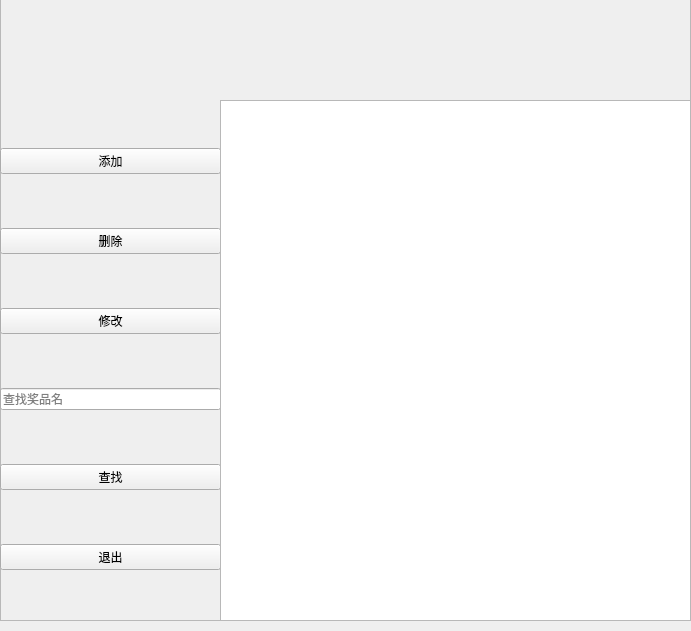
<?xml version="1.0" encoding="UTF-8"?>
<ui version="4.0">
 <class>Managegoods</class>
 <widget class="QWidget" name="Managegoods">
  <property name="geometry">
   <rect>
    <x>0</x>
    <y>0</y>
    <width>691</width>
    <height>631</height>
   </rect>
  </property>
  <property name="minimumSize">
   <size>
    <width>691</width>
    <height>631</height>
   </size>
  </property>
  <property name="maximumSize">
   <size>
    <width>691</width>
    <height>631</height>
   </size>
  </property>
  <property name="windowTitle">
   <string>奖品管理</string>
  </property>
  <property name="windowIcon">
   <iconset resource="res.qrc">
    <normaloff>:/icon.jpg</normaloff>:/icon.jpg</iconset>
  </property>
  <widget class="QFrame" name="frame">
   <property name="geometry">
    <rect>
     <x>0</x>
     <y>-10</y>
     <width>691</width>
     <height>631</height>
    </rect>
   </property>
   <property name="styleSheet">
    <string notr="true">background-image: url(:/login.png);</string>
   </property>
   <property name="frameShape">
    <enum>QFrame::StyledPanel</enum>
   </property>
   <property name="frameShadow">
    <enum>QFrame::Raised</enum>
   </property>
  </widget>
  <widget class="QWidget" name="widget" native="true">
   <property name="geometry">
    <rect>
     <x>0</x>
     <y>-10</y>
     <width>221</width>
     <height>111</height>
    </rect>
   </property>
   <property name="styleSheet">
    <string notr="true">image: url(:/title.png);</string>
   </property>
  </widget>
  <widget class="QWidget" name="widget_3" native="true">
   <property name="geometry">
    <rect>
     <x>220</x>
     <y>-10</y>
     <width>461</width>
     <height>111</height>
    </rect>
   </property>
  </widget>
  <widget class="QWidget" name="widget_2" native="true">
   <property name="geometry">
    <rect>
     <x>0</x>
     <y>100</y>
     <width>221</width>
     <height>521</height>
    </rect>
   </property>
   <layout class="QVBoxLayout" name="verticalLayout">
    <item>
     <widget class="QPushButton" name="add">
      <property name="text">
       <string>添加</string>
      </property>
     </widget>
    </item>
    <item>
     <widget class="QPushButton" name="deletee">
      <property name="text">
       <string>删除</string>
      </property>
     </widget>
    </item>
    <item>
     <widget class="QPushButton" name="change">
      <property name="text">
       <string>修改</string>
      </property>
     </widget>
    </item>
    <item>
     <widget class="QLineEdit" name="searchInput">
      <property name="text">
       <string/>
      </property>
      <property name="placeholderText">
       <string>查找奖品名</string>
      </property>
     </widget>
    </item>
    <item>
     <widget class="QPushButton" name="find">
      <property name="text">
       <string>查找</string>
      </property>
     </widget>
    </item>
    <item>
     <widget class="QPushButton" name="exit">
      <property name="text">
       <string>退出</string>
      </property>
     </widget>
    </item>
   </layout>
  </widget>
  <widget class="QTableWidget" name="tableWidget">
   <property name="geometry">
    <rect>
     <x>220</x>
     <y>100</y>
     <width>471</width>
     <height>521</height>
    </rect>
   </property>
  </widget>
 </widget>
 <resources>
  <include location="res.qrc"/>
 </resources>
 <connections/>
</ui>
